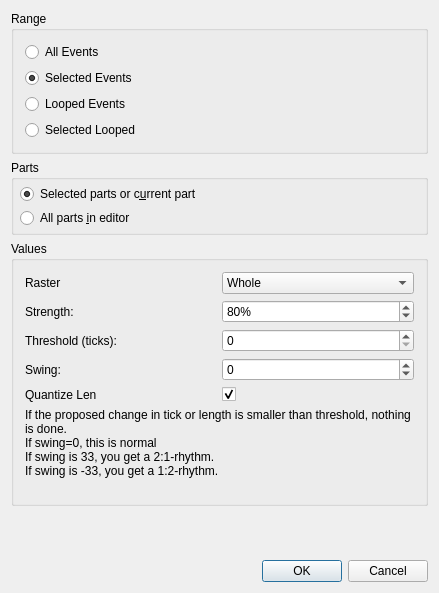
<?xml version="1.0" encoding="UTF-8"?>
<ui version="4.0">
 <class>QuantBase</class>
 <widget class="QDialog" name="QuantBase">
  <property name="enabled">
   <bool>true</bool>
  </property>
  <property name="geometry">
   <rect>
    <x>0</x>
    <y>0</y>
    <width>439</width>
    <height>593</height>
   </rect>
  </property>
  <property name="windowTitle">
   <string>MusE: Quantize</string>
  </property>
  <layout class="QVBoxLayout" name="verticalLayout_2">
   <property name="spacing">
    <number>6</number>
   </property>
   <property name="leftMargin">
    <number>11</number>
   </property>
   <property name="topMargin">
    <number>11</number>
   </property>
   <property name="rightMargin">
    <number>11</number>
   </property>
   <property name="bottomMargin">
    <number>11</number>
   </property>
   <item>
    <widget class="QGroupBox" name="rangeBox">
     <property name="title">
      <string>Range</string>
     </property>
     <layout class="QVBoxLayout" name="verticalLayout">
      <property name="spacing">
       <number>6</number>
      </property>
      <property name="leftMargin">
       <number>11</number>
      </property>
      <property name="topMargin">
       <number>11</number>
      </property>
      <property name="rightMargin">
       <number>11</number>
      </property>
      <property name="bottomMargin">
       <number>11</number>
      </property>
      <item>
       <widget class="QRadioButton" name="all_events_button">
        <property name="text">
         <string>All Events</string>
        </property>
       </widget>
      </item>
      <item>
       <widget class="QRadioButton" name="selected_events_button">
        <property name="text">
         <string>Selected Events</string>
        </property>
        <property name="checked">
         <bool>true</bool>
        </property>
       </widget>
      </item>
      <item>
       <widget class="QRadioButton" name="looped_events_button">
        <property name="text">
         <string>Looped Events</string>
        </property>
       </widget>
      </item>
      <item>
       <widget class="QRadioButton" name="selected_looped_button">
        <property name="text">
         <string>Selected Looped</string>
        </property>
       </widget>
      </item>
     </layout>
    </widget>
   </item>
   <item>
    <widget class="QGroupBox" name="partsBox">
     <property name="sizePolicy">
      <sizepolicy hsizetype="Preferred" vsizetype="Minimum">
       <horstretch>0</horstretch>
       <verstretch>0</verstretch>
      </sizepolicy>
     </property>
     <property name="title">
      <string>Parts</string>
     </property>
     <layout class="QVBoxLayout" name="verticalLayout_3">
      <property name="spacing">
       <number>4</number>
      </property>
      <property name="leftMargin">
       <number>6</number>
      </property>
      <property name="topMargin">
       <number>4</number>
      </property>
      <property name="rightMargin">
       <number>6</number>
      </property>
      <property name="bottomMargin">
       <number>4</number>
      </property>
      <item>
       <widget class="QRadioButton" name="not_all_parts_button">
        <property name="text">
         <string>Selected parts or c&amp;urrent part</string>
        </property>
        <property name="checked">
         <bool>true</bool>
        </property>
       </widget>
      </item>
      <item>
       <widget class="QRadioButton" name="all_parts_button">
        <property name="text">
         <string>All parts &amp;in editor</string>
        </property>
       </widget>
      </item>
     </layout>
    </widget>
   </item>
   <item>
    <widget class="QGroupBox" name="groupBox_2">
     <property name="title">
      <string>Values</string>
     </property>
     <layout class="QGridLayout" name="gridLayout">
      <property name="leftMargin">
       <number>11</number>
      </property>
      <property name="topMargin">
       <number>11</number>
      </property>
      <property name="rightMargin">
       <number>11</number>
      </property>
      <property name="bottomMargin">
       <number>11</number>
      </property>
      <property name="spacing">
       <number>6</number>
      </property>
      <item row="1" column="0">
       <widget class="QLabel" name="TextLabel3">
        <property name="text">
         <string>Strength:</string>
        </property>
        <property name="wordWrap">
         <bool>false</bool>
        </property>
       </widget>
      </item>
      <item row="1" column="1">
       <widget class="QSpinBox" name="strength_spinbox">
        <property name="suffix">
         <string>%</string>
        </property>
        <property name="maximum">
         <number>100</number>
        </property>
        <property name="value">
         <number>80</number>
        </property>
       </widget>
      </item>
      <item row="2" column="0">
       <widget class="QLabel" name="TextLabel4">
        <property name="text">
         <string>Threshold (ticks):</string>
        </property>
        <property name="wordWrap">
         <bool>false</bool>
        </property>
       </widget>
      </item>
      <item row="2" column="1">
       <widget class="QSpinBox" name="threshold_spinbox">
        <property name="minimum">
         <number>0</number>
        </property>
        <property name="maximum">
         <number>10000</number>
        </property>
        <property name="singleStep">
         <number>1</number>
        </property>
       </widget>
      </item>
      <item row="4" column="0">
       <widget class="QLabel" name="label">
        <property name="text">
         <string>Quantize Len</string>
        </property>
       </widget>
      </item>
      <item row="4" column="1">
       <widget class="QCheckBox" name="len_checkbox">
        <property name="text">
         <string/>
        </property>
        <property name="checked">
         <bool>true</bool>
        </property>
       </widget>
      </item>
      <item row="0" column="0">
       <widget class="QLabel" name="label_2">
        <property name="text">
         <string>Raster</string>
        </property>
       </widget>
      </item>
      <item row="0" column="1">
       <widget class="QComboBox" name="raster_combobox">
        <property name="editable">
         <bool>false</bool>
        </property>
        <property name="currentIndex">
         <number>0</number>
        </property>
        <property name="frame">
         <bool>true</bool>
        </property>
        <item>
         <property name="text">
          <string>Whole</string>
         </property>
        </item>
        <item>
         <property name="text">
          <string>Half</string>
         </property>
        </item>
        <item>
         <property name="text">
          <string>4th</string>
         </property>
        </item>
        <item>
         <property name="text">
          <string>4th Triplet</string>
         </property>
        </item>
        <item>
         <property name="text">
          <string>8th</string>
         </property>
        </item>
        <item>
         <property name="text">
          <string>8th Triplet</string>
         </property>
        </item>
        <item>
         <property name="text">
          <string>16th</string>
         </property>
        </item>
        <item>
         <property name="text">
          <string>16th Triplet</string>
         </property>
        </item>
        <item>
         <property name="text">
          <string>32th</string>
         </property>
        </item>
        <item>
         <property name="text">
          <string>32th Triplet</string>
         </property>
        </item>
       </widget>
      </item>
      <item row="3" column="0">
       <widget class="QLabel" name="label_3">
        <property name="text">
         <string>Swing:</string>
        </property>
       </widget>
      </item>
      <item row="3" column="1">
       <widget class="QSpinBox" name="swing_spinbox">
        <property name="minimum">
         <number>-99</number>
        </property>
       </widget>
      </item>
      <item row="5" column="0" colspan="2">
       <widget class="QLabel" name="label_4">
        <property name="sizePolicy">
         <sizepolicy hsizetype="Preferred" vsizetype="Minimum">
          <horstretch>0</horstretch>
          <verstretch>0</verstretch>
         </sizepolicy>
        </property>
        <property name="text">
         <string>If the proposed change in tick or length is smaller than threshold, nothing is done.
If swing=0, this is normal
If swing is 33, you get a 2:1-rhythm.
If swing is -33, you get a 1:2-rhythm.
</string>
        </property>
        <property name="wordWrap">
         <bool>true</bool>
        </property>
       </widget>
      </item>
     </layout>
    </widget>
   </item>
   <item>
    <spacer name="verticalSpacer">
     <property name="orientation">
      <enum>Qt::Vertical</enum>
     </property>
     <property name="sizeHint" stdset="0">
      <size>
       <width>20</width>
       <height>40</height>
      </size>
     </property>
    </spacer>
   </item>
   <item>
    <layout class="QHBoxLayout" name="horizontalLayout">
     <property name="spacing">
      <number>6</number>
     </property>
     <item>
      <spacer name="Spacer1">
       <property name="orientation">
        <enum>Qt::Horizontal</enum>
       </property>
       <property name="sizeType">
        <enum>QSizePolicy::Expanding</enum>
       </property>
       <property name="sizeHint" stdset="0">
        <size>
         <width>20</width>
         <height>20</height>
        </size>
       </property>
      </spacer>
     </item>
     <item>
      <widget class="QPushButton" name="ok_button">
       <property name="text">
        <string>OK</string>
       </property>
       <property name="autoDefault">
        <bool>false</bool>
       </property>
       <property name="default">
        <bool>true</bool>
       </property>
      </widget>
     </item>
     <item>
      <widget class="QPushButton" name="cancel_button">
       <property name="text">
        <string>Cancel</string>
       </property>
      </widget>
     </item>
    </layout>
   </item>
  </layout>
 </widget>
 <layoutdefault spacing="6" margin="11"/>
 <resources/>
 <connections>
  <connection>
   <sender>ok_button</sender>
   <signal>clicked()</signal>
   <receiver>QuantBase</receiver>
   <slot>accept()</slot>
   <hints>
    <hint type="sourcelabel">
     <x>20</x>
     <y>20</y>
    </hint>
    <hint type="destinationlabel">
     <x>20</x>
     <y>20</y>
    </hint>
   </hints>
  </connection>
  <connection>
   <sender>cancel_button</sender>
   <signal>clicked()</signal>
   <receiver>QuantBase</receiver>
   <slot>reject()</slot>
   <hints>
    <hint type="sourcelabel">
     <x>20</x>
     <y>20</y>
    </hint>
    <hint type="destinationlabel">
     <x>20</x>
     <y>20</y>
    </hint>
   </hints>
  </connection>
 </connections>
</ui>
